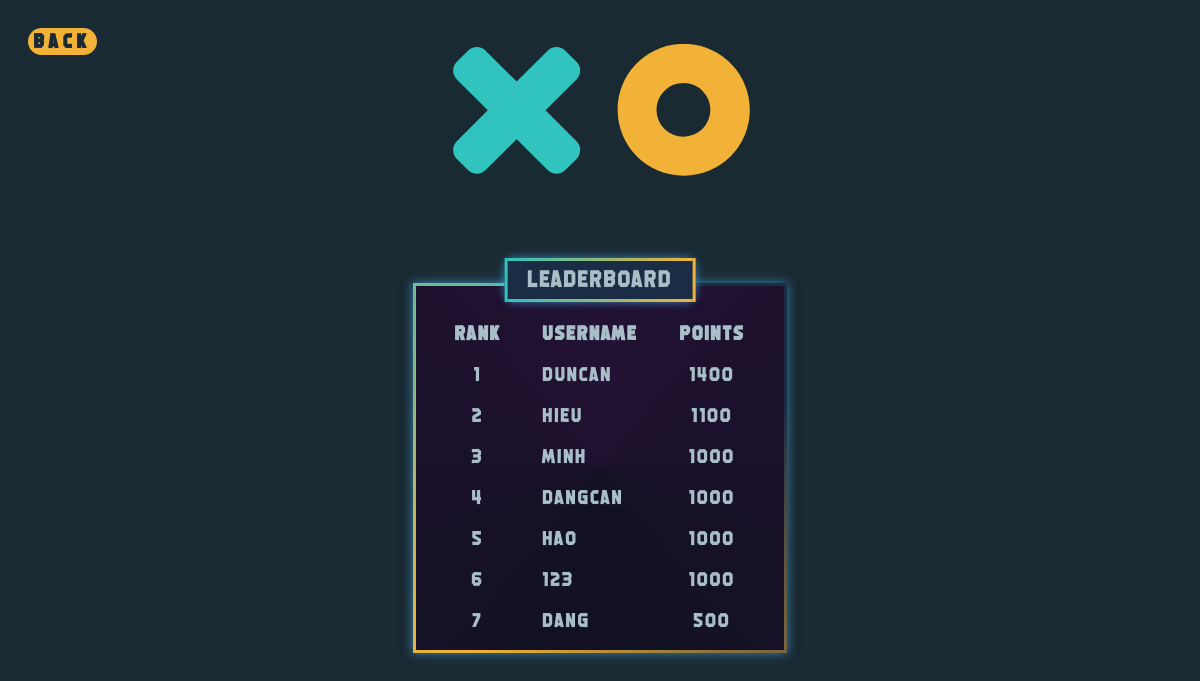
The app's page /leaderboard with its own data.
### tables this page shows
CREATE TABLE accounts(id INTEGER PRIMARY KEY AUTOINCREMENT, username VARCHAR(50) NOT NULL, password VARCHAR(255) NOT NULL, rankpoint INTEGER NOT NULL);

### app.py (the view)
@app.route('/leaderboard')
def leaderboard():
    with sqlite3.connect("database.db") as users:
        cursor = users.cursor()
        cursor.execute("SELECT username, rankpoint FROM accounts ORDER BY rankpoint DESC")
        leaderboard_data = cursor.fetchall()  # dạng tuple, gồm các list chứa username và rankpoint tương ứng
        return render_template('main_pages/leaderboard.html', leaderboard_data = leaderboard_data)

### templates/main_pages/leaderboard.html
{% extends 'base.html' %} {% block content %}
<button class="back-button" onclick="window.history.back()" style="position: absolute; top: 20px; left: 20px;">Back</button>
<div class="leaderboard-container">
    <div style="
    position: absolute;
    top: -30%;
    left: 50%;
    transform: translate(-50%, -50%);
    width: 300px; /* Adjust width as needed */
">
<img src="static/svg/logo.svg" alt="X O" style="margin-bottom: 120px">
</div>
<table>
    <thead>
        <tr>
            <th class="thead">Rank</th>
            <th class="thead">Username</th>
            <th class="thead">Points</th>
        </tr>
    </thead>
    <tbody>
        {% for username, rankpoint in leaderboard_data[:10] %}
        <tr class="row">
            <td class="thead" style="text-align: center;">{{ loop.index }}</td>
            <td class="thead">{{ username }}</td>
            <td class="thead" style="text-align: center;">{{ rankpoint }}</td>
        </tr>
        {% endfor %}
    </tbody>
</table>
</div>
{% endblock %}

### templates/base.html (shortened to what this page needs)
<!DOCTYPE html>
<html lang="en">
  <head>
    <link
      rel="stylesheet"
      href="{{url_for('static', filename='base.css')}}"
    />
  </head>
  <body>
    <div class="content">{% block content %} {% endblock %}</div>
  </body>
</html>

### static/base.css (style rules this page uses)
html { font-size: 62.5%; box-sizing: border-box; }
body { font-family: 'alo', sans-serif; font-size: 2rem; font-weight: 500; line-height: 1.8rem; color: #a8bfc9; background-color: #1a2a33; min-height: 100vh; display: flex; align-items: center; justify-content: center; overflow-x: hidden; position: relative; letter-spacing:1.6px; }
.back-button { font-family: 'alo', sans-serif; letter-spacing: 5px; position: absolute; top: 20px; left: 20px; background-color: #f2b137; color: #000; border: 1px solid #ccc; font-size: 2rem; font-weight: 700; color: #1a2a33; text-transform: uppercase; line-height: 2.5rem; text-align: center; border: none; border-radius: 1.5rem; transition: all 0.4s ease; }
.leaderboard-container { margin-top: 120px; background-color: #1a2d44; padding: 20px; position: relative; box-shadow: 0 0 10px #48b2efaa; --border-size: 3px; --border-angle: 0turn; background-image: conic-gradient(from var(--border-angle), #213, #112 50%, #213), conic-gradient(from var(--border-angle), transparent 20%, #f3b136, #30c2bd); background-size: calc(100% - (var(--border-size) * 2)) calc(100% - (var(--border-size) * 2)), cover; background-position: center center; background-repeat: no-repeat; animation: bg-spin 3s linear infinite; }
.leaderboard-container::before { content: 'LEADERBOARD'; position: absolute; top: -25px; left: 50%; transform: translateX(-50%); background-color: #1a2d44; box-shadow: 0 0 10px #48b2efaa; padding: 10px 20px; border-radius: 10px; font-size: 1.2em; border: 3px solid; border-image-source: linear-gradient(to right, #30c2bd, #f3b136); border-image-slice: 1; }
.thead { padding-top: 20px ; padding-left: 20px; padding-right: 20px; letter-spacing: 2px; }
.row { border-bottom:2px solid #65e9e4; margin-bottom: 10px; }

### records on screen
accounts: username "duncan", rankpoint "1400"
accounts: username "hieu", rankpoint "1100"
accounts: username "minh", rankpoint "1000"
accounts: username "dangcan", rankpoint "1000"
accounts: username "hao", rankpoint "1000"
accounts: username "123", rankpoint "1000"
accounts: username "dang", rankpoint "500"
